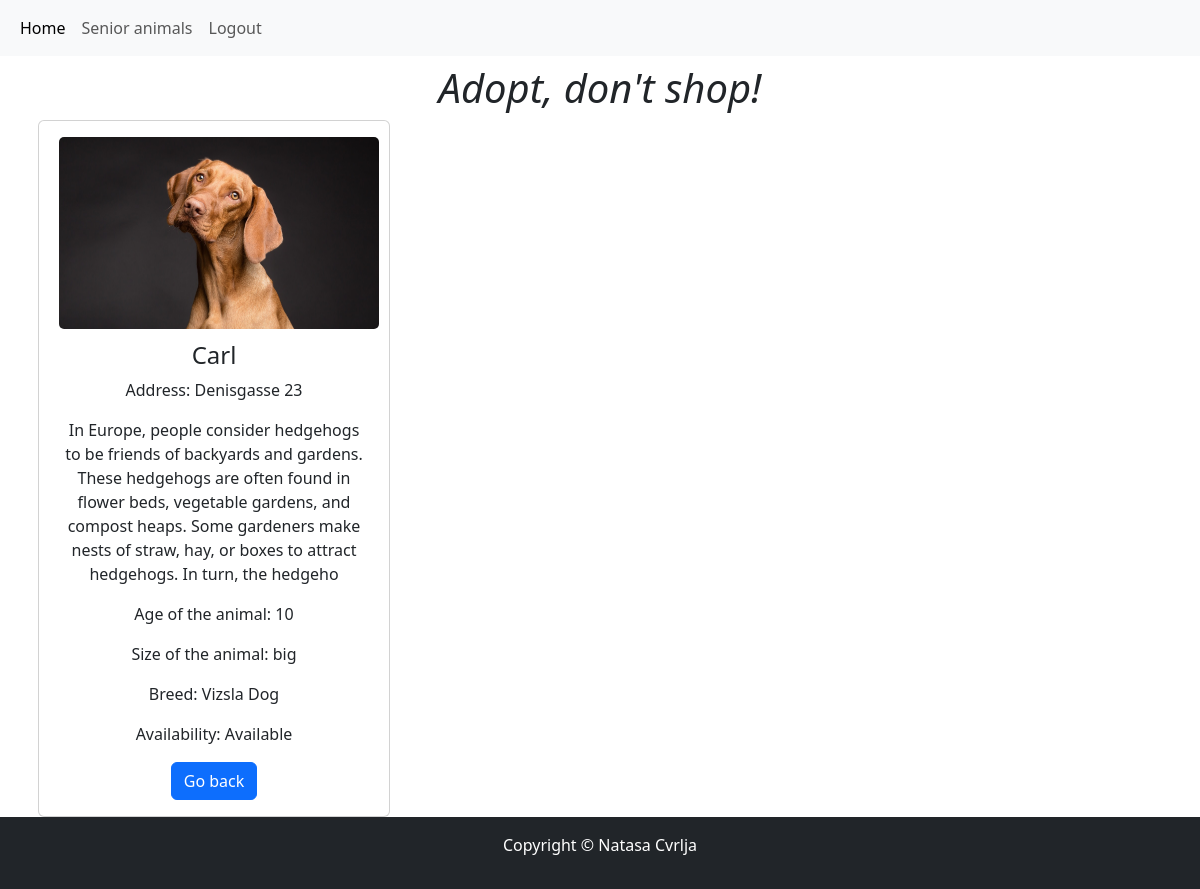
Screenshot of /details.php?id=4 with the database file from the repository.
### tables this page shows
CREATE TABLE `animals` (
  `id` int(11) NOT NULL,
  `name` varchar(50) NOT NULL,
  `image` varchar(100) NOT NULL,
  `address` varchar(100) NOT NULL,
  `description` varchar(255) NOT NULL,
  `age` int(11) NOT NULL,
  `size` varchar(50) NOT NULL,
  `breed` varchar(80) NOT NULL,
  `availability` varchar(30) NOT NULL DEFAULT 'Available'
);

### details.php (the view, shortened to what this page needs)
<?php
    require_once "db_connect.php";
    $id = $_GET['id'];
    $sql = "SELECT * FROM animals WHERE id = {$id}";
    $result = mysqli_query($connect, $sql);
    $row = mysqli_fetch_assoc($result);
    $body = "";
    $body .= "<div class='card' style='width: 22rem; text-align: center;'>
    <div class='card-body'>
    <div>
      <img class='card-img object-fit-cover' style='width: 20rem; height: 12rem;' src='images/{$row['image']}'>
      <h4 class='card-title' style='margin-top:4%'>{$row["name"]}</h4>
      <p class='card-text'>Address: {$row["address"]}</p>
      <p class='card-text'>{$row["description"]}</p>
      <p class='card-text'>Age of the animal: {$row["age"]}</p>
      <p class='card-text'>Size of the animal: {$row["size"]}</p>
      <p class='card-text'>Breed: {$row["breed"]}</p>
      <p class='card-text'>Availability: {$row["availability"]}</p>
      <a href='home.php' class='btn btn-primary'>Go back</a>
      </div>
    </div>
  </div>"
?>
<!DOCTYPE html>
<html lang="en">
<head>
    <link href="https://cdn.jsdelivr.net/npm/bootstrap@5.3.1/dist/css/bootstrap.min.css" rel="stylesheet">
</head>
<body>
<nav class="navbar navbar-expand-lg bg-body-tertiary" >
        <div class="container-fluid">
            <ul class="navbar-nav me-auto mb-2 mb-lg-0" >
                <li class="nav-item">
                    <a class="nav-link active" aria-current="page" href="home.php" >Home</a>
                </li>
                <li class="nav-item">
          <a class="nav-link" href="senior.php">Senior animals</a>
        </li>
                <li class="nav-item">
                    <a class="nav-link" href="logout.php?logout">Logout</a >
                </li>
            </ul>
        </div>
    </nav>
<div class="container my-2 text-center">
    <h1><i>Adopt, don't shop!</i></h1>
</div>
<div class="container">
    <div class="row row-cols-lg-4 row-cols-md-3 row-cols-sm-2 row-cols-xs-1 g-2">
        <?= $body ?>
    </div>
</div>
<footer>
        <div stlye="height: 20px; width: 100%;" class="text-center py-3 bg-dark ">
            <p style="color: white;">Copyright © Natasa Cvrlja</p>
        </div>
    </footer>
</body>
</html>

### rows the page displays
animals: image (picture), name "Carl", address "Denisgasse 23", description "In Europe, people consider hedgehogs to be friends of backyards and gardens. These hedgehogs are often found in flower beds, vegetable gardens, and compost heaps. Some gardeners make nests of straw, hay, or boxes to attract hedgehogs. In turn, the hedgeho", age "10", size "big", breed "Vizsla Dog", availability "Available"
